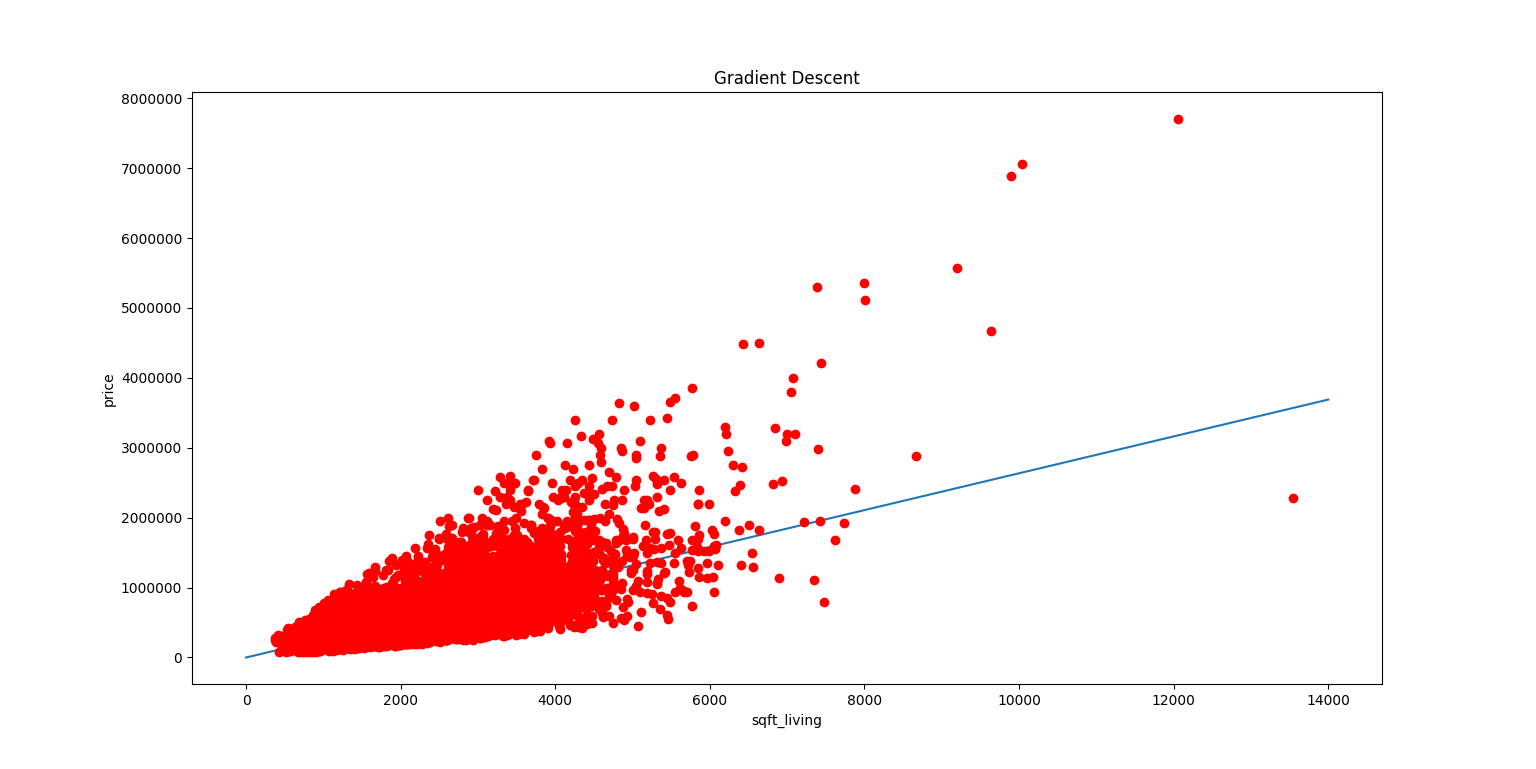

Recreate this plot in Python.
import csv
import numpy as np
import matplotlib.pyplot as plt
#read file
with open('train.csv','rb') as csvfile:
    reader=csv.DictReader(csvfile)
    y=[row['price'] for row in reader]

with open('train.csv','rb') as csvfile:
    reader=csv.DictReader(csvfile)
    x=[row['sqft_living'] for row in reader]
csvfile.close()
#set learning rate
#alpha= 0.000000000001
alpha= 0.00000035
theta0=0.0
theta1=283.0
m=len(x)
diff=[0.0,0.0]
epsilon = 1
error0=0
error1=0
flag=0
cnt=0
#training
print m
while (cnt<100):
    cnt+=1
    diff=[0.0,0.0]
    for i in range (m):
        diff[0]+=theta0+ theta1 * int(x[i])-int(y[i])  
        diff[1]+=(theta0+theta1*int(x[i])-int(y[i]))*int(x[i])
        
    theta0=theta0-alpha/m*diff[0]  
    theta1=theta1-alpha/m*diff[1]
    #print theta0
    #print theta1
    error1=0
    for i in range(m):  
        error1+=(theta0+theta1*int(x[i])-int(y[i]))**2
    #print error1
    if abs(error1-error0)< epsilon:  
        break
    if abs(flag-error1)< epsilon:
        break
    else:
        flag=error1

print theta0
print theta1
x1=np.linspace(0,14000)
y1= theta0+theta1*x1

plt.figure()
plt.plot(x1,y1)
plt.plot(x,y, 'ro')
plt.xlabel('sqft_living')
plt.ylabel('price')
plt.title('Gradient Descent')
plt.show()

with open('train.csv','rb') as csvfile:
    reader=csv.DictReader(csvfile)
    y_test=[row['price'] for row in reader]

with open('train.csv','rb') as csvfile:
    reader=csv.DictReader(csvfile)
    x_test=[row['sqft_living'] for row in reader]
csvfile.close()
x_test=[int(i) for i in x_test]
y_test=[int(i) for i in y_test]
n=len(x_test)
mse=0
for i in range(n):
    mse+=(theta0+theta1*x_test[i]-y_test[i])**2
mse=(mse/n)**0.5
print mse
